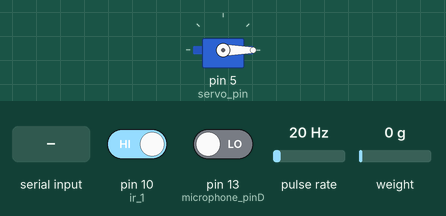
Simulated run of this sketch. Board: Arduino Uno, built with avr-gcc and run on an emulated ATmega328P. Parts: servo. Wiring (inferred from the names in the program): pulse sensor: data pin 2. Inputs (shaded band) come from the test bench; at power-on: pin 10 (ir_1) HIGH, pin 13 (microphone_pinD) LOW, pulse rate 20 Hz, weight on the scale 0 g. What the sketch prints to the serial monitor is not drawn.

Above: at 2.7 s.
2.8 s: "SERVO_MOVE:90\n" received over Serial
At 3.5 s:
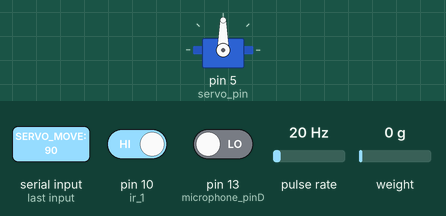
6.3 s: pin 10 (ir_1) driven LOW
7.8 s: pin 13 (microphone_pinD) driven HIGH
Timing chart, 0 to 10.8 s (numbered marks = the images above; inputs shaded):
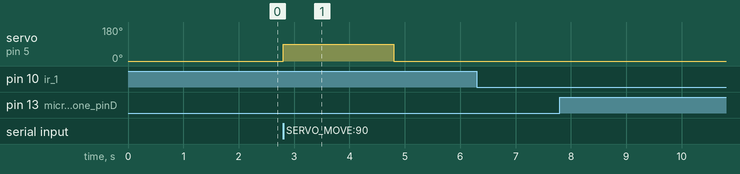

The sketch:

main_mcu.ino
```cpp
#include <Arduino.h>
#include <Servo.h>
#include <HX711.h>
#include "Sensors.h"

//Pin Definitions
const byte hall_pin = 2; // pin for hall sensor (has to be 2!!)
const byte servo_pin = 5; // pin for servo motor
const byte load_cell_dout = 3; // pin for HX711 data output
const byte load_cell_sck = 4; // pin for HX711 clock
const byte microphone_pinD = 13;
const byte microphone_pinA = A0;
const byte ir_1 = 10;

//Hardware Objects
HX711 scale;
Servo gateServo;

//Variables & timing
float calibration_factor = 1962; // Adjust this value to calibrate the load cell
float threshold_grams = 50.0; // Threshold for load cell in grams
float hall_thresh = 100.0; // threshold for hall sensor


unsigned long lastWeightCheckTime = 0UL;
const unsigned long weightCheckInterval = 1000UL; // Check weight every 1 second

unsigned long lastDetection = 0UL;
const unsigned long debounceDelay = 1000UL;


int currentZone = 1;
bool served = false;
float smoothed = 0.0;

// Intterupt Service Routine for Hall Sensor
volatile unsigned long hall_last_interrupt_time = 0;
volatile int hallCount = 0;


void setup() {
  Serial.begin(115200);

  // Pin Modes
  pinMode(ir_1, INPUT_PULLUP);
  pinMode(hall_pin, INPUT_PULLUP);
  pinMode(microphone_pinD, INPUT);
  pinMode(microphone_pinA, INPUT);
  pinMode(load_cell_dout, INPUT);
  pinMode(load_cell_sck, OUTPUT);
  pinMode(servo_pin, OUTPUT);

  //Attach Interrupt for Hall Sensor
  attachInterrupt(digitalPinToInterrupt(hall_pin), hallISR, FALLING);

  // Initialize Load Cell
  scale.begin(load_cell_dout, load_cell_sck);
  scale.set_scale(calibration_factor);
  scale.tare(); // Reset the scale to 0

  // Initialize Servo
  gateServo.attach(servo_pin);
  gateServo.write(0); // Start with the gate closed
  delay(500); // Allow time for the servo to reach the position

  lastWeightCheckTime = millis();

}

void loop() {
  handleSerialCommands();
  handleGate();
  handleIrRowLogic();
  handleHallRPM();
  handleWeightTelemetry();
  handleMicrophone();

}
```

Sensors.h
```cpp
#ifndef SENSORS_H
#define SENSORS_H

#include <Arduino.h>
#include <Servo.h>
#include <HX711.h>

// --- Global Hardware Objects ---
extern HX711 scale;
extern Servo gateServo;

// --- Global Pins & Configuration Variables ---
extern const byte ir_1;
extern const byte microphone_pinD;
extern const unsigned long debounceDelay;
extern const unsigned long weightCheckInterval;
extern long unsigned lastWeightCheckTime;

// --- Function Prototypes ---
void hallISR();
void handleGate();
void handleSerialCommands();
void handleIrRowLogic();
void handleHallRPM();
void handleWeightTelemetry();
void handleMicrophone();

#endif
```

sensors.cpp
```cpp
#include "Sensors.h"


int lastMicState = LOW;
unsigned long lastSoundTime = 0;
const unsigned long soundCooldown = 1000;

//Bring in variables from main.cpp
extern unsigned long lastWeightCheckTime;
extern const unsigned long weightCheckInterval;
extern unsigned long lastDetection;
extern const unsigned long debounceDelay;
extern int currentZone;
extern bool served;
extern float smoothed;
extern float threshold_grams;
extern float hall_thresh;
extern volatile unsigned long hall_last_interrupt_time;
extern volatile int hallCount;
extern const byte temp_pin;
extern const byte microphone_pinD;

static bool gateOpen = false;
static unsigned long gateOpenedAt = 0;
const unsigned long gateOpenDuration = 2000UL;

void handleSerialCommands() {
  if (Serial.available() > 0) {
    String command = Serial.readStringUntil('\n');
    command.trim();

    if (command.startsWith("SERVO_MOVE:") && !gateOpen) {
      int targetDegrees = constrain(command.substring(11).toInt(), 0, 180);
      gateServo.write(targetDegrees);
      gateOpen = true;
      gateOpenedAt = millis();
    }
  }
}

void handleGate() {
  if (gateOpen && millis() - gateOpenedAt >= gateOpenDuration) {
    gateServo.write(0);
    gateOpen = false;
    Serial.println("ACK: FOOD_DISPENSED");  // ACK now means it actually finished
  }
}
void handleWeightTelemetry() {
  if (millis() - lastWeightCheckTime >= weightCheckInterval) {
    lastWeightCheckTime = millis();

if (scale.is_ready()) {
  float raw = scale.get_units(1);
  smoothed = 0.8 * smoothed + 0.2 * raw;
}

    // Broadcast the weight cleanly so the Pi's Python script can parse it
    Serial.print("WEIGHT:");
    Serial.println(smoothed, 1);
  }
}
void handleHallRPM() {
  static unsigned long lastHallCheck = 0;
  if (millis() - lastHallCheck >= 1000UL) {
    lastHallCheck = millis();

    // Safely grab the count and reset it
    noInterrupts();
    int rotations = hallCount;
    hallCount = 0;
    interrupts();

    // Print RPM to Serial for the Pi
    Serial.print("RPM: ");
    Serial.println(rotations * 60); // assuming 1 pulse per rotation
  }
}
void handleIrRowLogic() {
  static int lastIrState = HIGH;  // HIGH = beam clear, LOW = beam broken
  unsigned long currentMillis = millis();

  int irState = digitalRead(ir_1);

  // Falling edge = beam just got broken, with debounce
  if (irState == LOW && lastIrState == HIGH &&
      (currentMillis - lastDetection >= debounceDelay)) {

    if (currentZone == 1) {
      currentZone = 2;
      Serial.println("TRANSIT: 1_TO_2");
    } else {
      currentZone = 1;
      Serial.println("TRANSIT: 2_TO_1");
    }
    lastDetection = currentMillis;
  }

  lastIrState = irState;
}
void hallISR() {
  unsigned long current_time = millis();
  if (current_time - hall_last_interrupt_time > 10) { // Debounce for 10 ms
    hallCount++;
    hall_last_interrupt_time = current_time;
  }
}
void handleMicrophone(){

 unsigned long currentMillis = millis();

    int currentMicState = digitalRead(microphone_pinD);

    // Check for a rising edge trigger (sound detected) with a cooldown
    if (currentMicState == HIGH && lastMicState == LOW && (currentMillis - lastSoundTime >= soundCooldown)) {
        lastSoundTime = currentMillis;
        Serial.println("EVENT:SOUND_DETECTED");
    }

    lastMicState = currentMicState;
}
```

Measured:
- after the input at 2.8 s, servo on pin 5 (servo_pin): 0° → 90° at once, → 0° 2.0 s later
- after the input at 6.3 s, every drawn part: stays the same
- after the input at 7.8 s, every drawn part: stays the same
